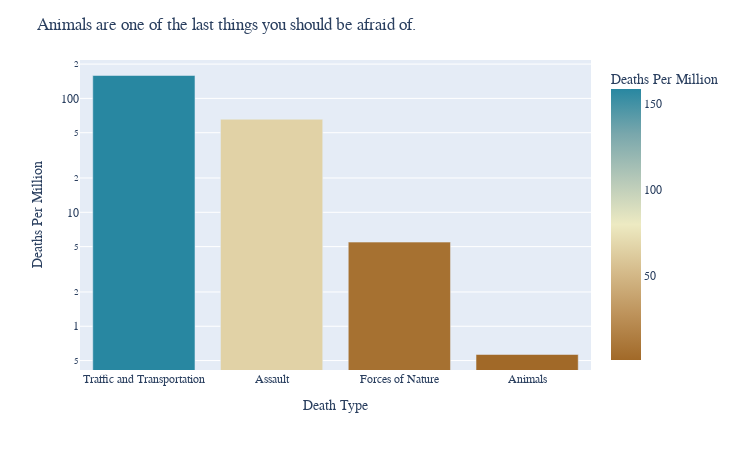

Source (notebook cell):
### Markdown cell above
This code uses the Plotly Express library to create a bar chart that displays the death rate per million people for different types of deaths. The data is sorted by the death rate in descending order and the x-axis represents the type of death, while the y-axis represents the death rate per million people.

The code starts by importing the Plotly Express library, which allows us to easily create various types of plots.

Next, we sort the data by the death rate per million people in descending order using the `sort_values()` method.

Then, we use the `px.bar()` function to create the bar chart. The function takes the DataFrame, the x-axis column name 'Type', the y-axis column name 'PerMillion', the color column name 'PerMillion', color_continuous_scale to 'earth' and set the labels for the y-axis.

After that, we use the `update_layout()` method to customize the appearance of the chart. We set the x-axis title to 'Type', the y-axis title to 'Per Million', the y-axis type to log and hide the legend by setting `showlegend=False`, the font family for the entire plot is set to 'Futura' and a title is added to the plot using the `title` parameter.

Finally, the `fig.show()` function is used to display the chart in the notebook.

### Code cell
import plotly.express as px # Importing the Plotly Express library

df = df.sort_values(by='PerMillion', ascending=False) # Sorting the data by death rate per million people in descending order

fig = px.bar(df, x='Type', y='PerMillion', color='PerMillion', # Creating a bar chart
             color_continuous_scale='earth', labels={'PerMillion':'Deaths Per Million'},
             width=740, height=450)

fig.update_layout(
    xaxis_title='Death Type', # Setting the x-axis title
    yaxis_title='Deaths Per Million', # Setting the y-axis title
    yaxis=dict(type='log'), # Setting the y-axis type to log
    showlegend=False, # Hiding the legend
    font=dict(family='Futura'), # Setting the font family for the entire plot
    title="Animals are one of the last things you should be afraid of." # Adding a title to the plot
)
fig.show() # Displaying the chart

### Figure 1 — Plotly figure (JSON) as saved in the notebook; plotly's stock layout.template omitted (floating-point values rounded to 4 significant figures)
{"data": [{"alignmentgroup": "True", "hovertemplate": "Type=%{x}<br>Deaths Per Million=%{marker.color}<extra></extra>", "legendgroup": "", "marker": {"color": [158.8, 65.61, 5.476, 0.565], "coloraxis": "coloraxis", "pattern": {"shape": ""}}, "name": "", "offsetgroup": "", "orientation": "v", "showlegend": false, "textposition": "auto", "type": "bar", "x": ["Traffic and Transportation", "Assault", "Forces of Nature", "Animals"], "xaxis": "x", "y": [158.8, 65.61, 5.476, 0.565], "yaxis": "y"}], "layout": {"barmode": "relative", "coloraxis": {"colorbar": {"title": {"text": "Deaths Per Million"}}, "colorscale": [[0, "rgb(161, 105, 40)"], [0.1667, "rgb(189, 146, 90)"], [0.3333, "rgb(214, 189, 141)"], [0.5, "rgb(237, 234, 194)"], [0.6667, "rgb(181, 200, 184)"], [0.8333, "rgb(121, 167, 172)"], [1, "rgb(40, 135, 161)"]]}, "font": {"family": "Futura"}, "height": 450, "legend": {"tracegroupgap": 0}, "margin": {"t": 60}, "showlegend": false, "title": {"text": "Animals are one of the last things you should be afraid of."}, "width": 740, "xaxis": {"anchor": "y", "domain": [0, 1], "title": {"text": "Death Type"}}, "yaxis": {"anchor": "x", "domain": [0, 1], "title": {"text": "Deaths Per Million"}, "type": "log"}}}
